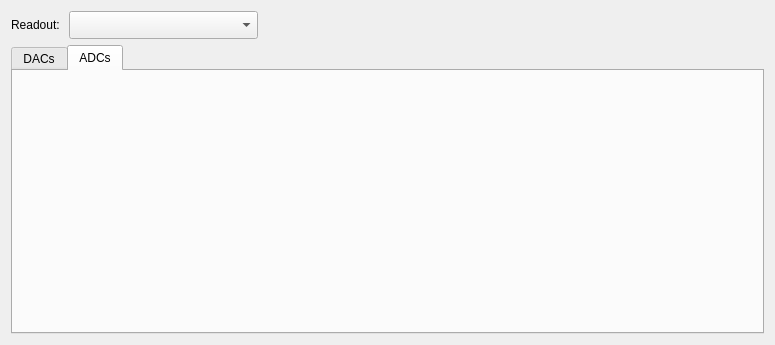
<?xml version="1.0" encoding="UTF-8"?>
<ui version="4.0">
 <class>TabDeveloperObject</class>
 <widget class="QWidget" name="TabDeveloperObject">
  <property name="geometry">
   <rect>
    <x>0</x>
    <y>0</y>
    <width>775</width>
    <height>345</height>
   </rect>
  </property>
  <property name="sizePolicy">
   <sizepolicy hsizetype="Preferred" vsizetype="Fixed">
    <horstretch>0</horstretch>
    <verstretch>0</verstretch>
   </sizepolicy>
  </property>
  <property name="minimumSize">
   <size>
    <width>0</width>
    <height>0</height>
   </size>
  </property>
  <property name="maximumSize">
   <size>
    <width>775</width>
    <height>400</height>
   </size>
  </property>
  <property name="windowTitle">
   <string>Form</string>
  </property>
  <layout class="QGridLayout" name="gridLayout">
   <item row="1" column="0" colspan="3">
    <widget class="QTabWidget" name="tabWidget">
     <property name="sizePolicy">
      <sizepolicy hsizetype="Expanding" vsizetype="Expanding">
       <horstretch>5</horstretch>
       <verstretch>0</verstretch>
      </sizepolicy>
     </property>
     <property name="currentIndex">
      <number>1</number>
     </property>
     <widget class="QWidget" name="tabDAC">
      <attribute name="title">
       <string>DACs</string>
      </attribute>
      <layout class="QGridLayout" name="gridlayoutDac"/>
     </widget>
     <widget class="QWidget" name="tabADC">
      <attribute name="title">
       <string>ADCs</string>
      </attribute>
      <layout class="QGridLayout" name="gridlayoutAdc"/>
     </widget>
    </widget>
   </item>
   <item row="0" column="1">
    <widget class="QComboBox" name="comboDetector">
     <property name="sizePolicy">
      <sizepolicy hsizetype="Expanding" vsizetype="Fixed">
       <horstretch>0</horstretch>
       <verstretch>0</verstretch>
      </sizepolicy>
     </property>
     <property name="minimumSize">
      <size>
       <width>0</width>
       <height>28</height>
      </size>
     </property>
     <property name="maximumSize">
      <size>
       <width>16777215</width>
       <height>32</height>
      </size>
     </property>
    </widget>
   </item>
   <item row="0" column="2">
    <spacer name="horizontalSpacer">
     <property name="orientation">
      <enum>Qt::Horizontal</enum>
     </property>
     <property name="sizeType">
      <enum>QSizePolicy::Fixed</enum>
     </property>
     <property name="sizeHint" stdset="0">
      <size>
       <width>500</width>
       <height>20</height>
      </size>
     </property>
    </spacer>
   </item>
   <item row="0" column="0">
    <widget class="QLabel" name="lblReadout">
     <property name="sizePolicy">
      <sizepolicy hsizetype="Fixed" vsizetype="Preferred">
       <horstretch>0</horstretch>
       <verstretch>0</verstretch>
      </sizepolicy>
     </property>
     <property name="text">
      <string>Readout: </string>
     </property>
    </widget>
   </item>
  </layout>
 </widget>
 <resources>
  <include location="../include/icons.qrc"/>
 </resources>
 <connections/>
</ui>
